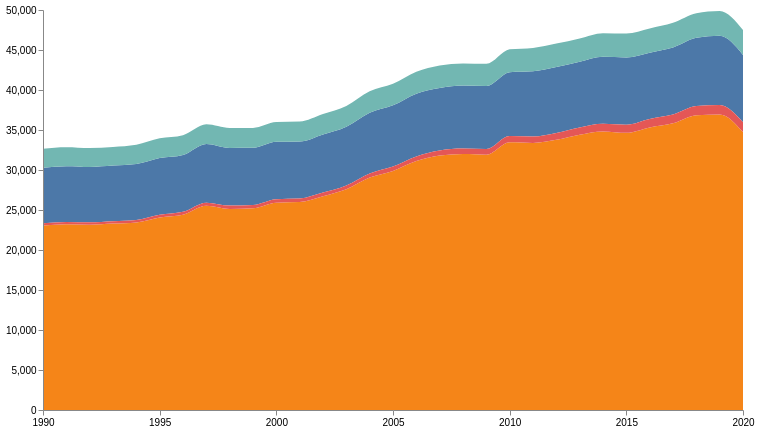

Specify this chart in Vega-Lite:
### Vega specification from a JSON file in a GitHub repository (floating-point values rounded to 4 significant figures)
{"$schema": "https://vega.github.io/schema/vega/v5.json", "width": 700, "height": 400, "padding": 5, "data": [{"name": "table", "values": [{"x": 1990, "y": 6937.0, "c": "Methane"}, {"x": 1991, "y": 6973.0, "c": "Methane"}, {"x": 1992, "y": 6933.0, "c": "Methane"}, {"x": 1993, "y": 6959.0, "c": "Methane"}, {"x": 1994, "y": 6996.0, "c": "Methane"}, {"x": 1995, "y": 7081.0, "c": "Methane"}, {"x": 1996, "y": 7097.0, "c": "Methane"}, {"x": 1997, "y": 7328.0, "c": "Methane"}, {"x": 1998, "y": 7204.0, "c": "Methane"}, {"x": 1999, "y": 7150.0, "c": "Methane"}, {"x": 2000, "y": 7174.0, "c": "Methane"}, {"x": 2001, "y": 7130.0, "c": "Methane"}, {"x": 2002, "y": 7271.0, "c": "Methane"}, {"x": 2003, "y": 7344.0, "c": "Methane"}, {"x": 2004, "y": 7598.0, "c": "Methane"}, {"x": 2005, "y": 7655.0, "c": "Methane"}, {"x": 2006, "y": 7841.0, "c": "Methane"}, {"x": 2007, "y": 7817.0, "c": "Methane"}, {"x": 2008, "y": 7860.0, "c": "Methane"}, {"x": 2009, "y": 7884.0, "c": "Methane"}, {"x": 2010, "y": 7987.0, "c": "Methane"}, {"x": 2011, "y": 8142.0, "c": "Methane"}, {"x": 2012, "y": 8226.0, "c": "Methane"}, {"x": 2013, "y": 8203.0, "c": "Methane"}, {"x": 2014, "y": 8358.0, "c": "Methane"}, {"x": 2015, "y": 8407.0, "c": "Methane"}, {"x": 2016, "y": 8291.0, "c": "Methane"}, {"x": 2017, "y": 8378.0, "c": "Methane"}, {"x": 2018, "y": 8528.0, "c": "Methane"}, {"x": 2019, "y": 8655.0, "c": "Methane"}, {"x": 2020, "y": 8429.0, "c": "Methane"}, {"x": 1990, "y": 23050.0, "c": "Carbon Dioxide"}, {"x": 1991, "y": 23210.0, "c": "Carbon Dioxide"}, {"x": 1992, "y": 23160.0, "c": "Carbon Dioxide"}, {"x": 1993, "y": 23300.0, "c": "Carbon Dioxide"}, {"x": 1994, "y": 23450.0, "c": "Carbon Dioxide"}, {"x": 1995, "y": 24080.0, "c": "Carbon Dioxide"}, {"x": 1996, "y": 24420.0, "c": "Carbon Dioxide"}, {"x": 1997, "y": 25530.0, "c": "Carbon Dioxide"}, {"x": 1998, "y": 25140.0, "c": "Carbon Dioxide"}, {"x": 1999, "y": 25200.0, "c": "Carbon Dioxide"}, {"x": 2000, "y": 25900.0, "c": "Carbon Dioxide"}, {"x": 2001, "y": 25990.0, "c": "Carbon Dioxide"}, {"x": 2002, "y": 26710.0, "c": "Carbon Dioxide"}, {"x": 2003, "y": 27580.0, "c": "Carbon Dioxide"}, {"x": 2004, "y": 29050.0, "c": "Carbon Dioxide"}, {"x": 2005, "y": 29880.0, "c": "Carbon Dioxide"}, {"x": 2006, "y": 31110.0, "c": "Carbon Dioxide"}, {"x": 2007, "y": 31800.0, "c": "Carbon Dioxide"}, {"x": 2008, "y": 32000.0, "c": "Carbon Dioxide"}, {"x": 2009, "y": 31910.0, "c": "Carbon Dioxide"}, {"x": 2010, "y": 33480.0, "c": "Carbon Dioxide"}, {"x": 2011, "y": 33390.0, "c": "Carbon Dioxide"}, {"x": 2012, "y": 33780.0, "c": "Carbon Dioxide"}, {"x": 2013, "y": 34420.0, "c": "Carbon Dioxide"}, {"x": 2014, "y": 34820.0, "c": "Carbon Dioxide"}, {"x": 2015, "y": 34660.0, "c": "Carbon Dioxide"}, {"x": 2016, "y": 35330.0, "c": "Carbon Dioxide"}, {"x": 2017, "y": 35840.0, "c": "Carbon Dioxide"}, {"x": 2018, "y": 36860.0, "c": "Carbon Dioxide"}, {"x": 2019, "y": 36950.0, "c": "Carbon Dioxide"}, {"x": 2020, "y": 34740.0, "c": "Carbon Dioxide"}, {"x": 1990, "y": 302.2, "c": "Fluorinated gases"}, {"x": 1991, "y": 297.5, "c": "Fluorinated gases"}, {"x": 1992, "y": 294.6, "c": "Fluorinated gases"}, {"x": 1993, "y": 290.6, "c": "Fluorinated gases"}, {"x": 1994, "y": 297.9, "c": "Fluorinated gases"}, {"x": 1995, "y": 329.4, "c": "Fluorinated gases"}, {"x": 1996, "y": 359.1, "c": "Fluorinated gases"}, {"x": 1997, "y": 391.6, "c": "Fluorinated gases"}, {"x": 1998, "y": 424.9, "c": "Fluorinated gases"}, {"x": 1999, "y": 426.8, "c": "Fluorinated gases"}, {"x": 2000, "y": 443.7, "c": "Fluorinated gases"}, {"x": 2001, "y": 441.6, "c": "Fluorinated gases"}, {"x": 2002, "y": 467.4, "c": "Fluorinated gases"}, {"x": 2003, "y": 477.7, "c": "Fluorinated gases"}, {"x": 2004, "y": 511.8, "c": "Fluorinated gases"}, {"x": 2005, "y": 541.9, "c": "Fluorinated gases"}, {"x": 2006, "y": 587.2, "c": "Fluorinated gases"}, {"x": 2007, "y": 641.5, "c": "Fluorinated gases"}, {"x": 2008, "y": 684.6, "c": "Fluorinated gases"}, {"x": 2009, "y": 705.6, "c": "Fluorinated gases"}, {"x": 2010, "y": 762.3, "c": "Fluorinated gases"}, {"x": 2011, "y": 812.3, "c": "Fluorinated gases"}, {"x": 2012, "y": 861.1, "c": "Fluorinated gases"}, {"x": 2013, "y": 908.9, "c": "Fluorinated gases"}, {"x": 2014, "y": 962.6, "c": "Fluorinated gases"}, {"x": 2015, "y": 1001.0, "c": "Fluorinated gases"}, {"x": 2016, "y": 1054.0, "c": "Fluorinated gases"}, {"x": 2017, "y": 1095.0, "c": "Fluorinated gases"}, {"x": 2018, "y": 1136.0, "c": "Fluorinated gases"}, {"x": 2019, "y": 1177.0, "c": "Fluorinated gases"}, {"x": 2020, "y": 1219.0, "c": "Fluorinated gases"}, {"x": 1990, "y": 2368.0, "c": "Nitrous Oxide"}, {"x": 1991, "y": 2355.0, "c": "Nitrous Oxide"}, {"x": 1992, "y": 2349.0, "c": "Nitrous Oxide"}, {"x": 1993, "y": 2333.0, "c": "Nitrous Oxide"}, {"x": 1994, "y": 2422.0, "c": "Nitrous Oxide"}, {"x": 1995, "y": 2476.0, "c": "Nitrous Oxide"}, {"x": 1996, "y": 2479.0, "c": "Nitrous Oxide"}, {"x": 1997, "y": 2466.0, "c": "Nitrous Oxide"}, {"x": 1998, "y": 2497.0, "c": "Nitrous Oxide"}, {"x": 1999, "y": 2484.0, "c": "Nitrous Oxide"}, {"x": 2000, "y": 2476.0, "c": "Nitrous Oxide"}, {"x": 2001, "y": 2507.0, "c": "Nitrous Oxide"}, {"x": 2002, "y": 2568.0, "c": "Nitrous Oxide"}, {"x": 2003, "y": 2608.0, "c": "Nitrous Oxide"}, {"x": 2004, "y": 2690.0, "c": "Nitrous Oxide"}, {"x": 2005, "y": 2702.0, "c": "Nitrous Oxide"}, {"x": 2006, "y": 2735.0, "c": "Nitrous Oxide"}, {"x": 2007, "y": 2804.0, "c": "Nitrous Oxide"}, {"x": 2008, "y": 2770.0, "c": "Nitrous Oxide"}, {"x": 2009, "y": 2770.0, "c": "Nitrous Oxide"}, {"x": 2010, "y": 2854.0, "c": "Nitrous Oxide"}, {"x": 2011, "y": 2916.0, "c": "Nitrous Oxide"}, {"x": 2012, "y": 2936, "c": "Nitrous Oxide"}, {"x": 2013, "y": 2913.0, "c": "Nitrous Oxide"}, {"x": 2014, "y": 2961.0, "c": "Nitrous Oxide"}, {"x": 2015, "y": 2995.0, "c": "Nitrous Oxide"}, {"x": 2016, "y": 3020.0, "c": "Nitrous Oxide"}, {"x": 2017, "y": 3082.0, "c": "Nitrous Oxide"}, {"x": 2018, "y": 3066.0, "c": "Nitrous Oxide"}, {"x": 2019, "y": 3099.0, "c": "Nitrous Oxide"}, {"x": 2020, "y": 3127.0, "c": "Nitrous Oxide"}], "transform": [{"type": "stack", "groupby": ["x"], "sort": {"field": "c"}, "field": "y"}]}], "scales": [{"name": "x", "type": "point", "range": "width", "domain": {"data": "table", "field": "x"}}, {"name": "y", "type": "linear", "range": "height", "nice": true, "zero": true, "domain": {"data": "table", "field": "y1"}}, {"name": "color", "type": "ordinal", "range": "category", "domain": {"data": "table", "field": "c"}}], "axes": [{"orient": "bottom", "scale": "x", "zindex": 1, "values": [1990, 1995, 2000, 2005, 2010, 2015, 2020]}, {"orient": "left", "scale": "y", "zindex": 1}], "marks": [{"type": "group", "from": {"facet": {"name": "series", "data": "table", "groupby": "c"}}, "marks": [{"type": "area", "from": {"data": "series"}, "encode": {"enter": {"interpolate": {"value": "monotone"}, "x": {"scale": "x", "field": "x"}, "y": {"scale": "y", "field": "y0"}, "y2": {"scale": "y", "field": "y1"}, "fill": {"scale": "color", "field": "c"}, "tooltip": {"signal": "{title: datum.c + '' , 'Year': datum.x, 'Emission (MtCO2e)':datum.y }"}}, "update": {"fillOpacity": {"value": 1}}, "hover": {"fillOpacity": {"value": 0.5}}}}]}]}
